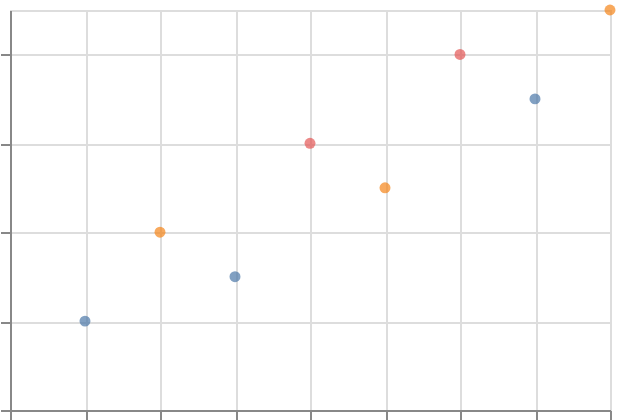

The specification (Vega-Lite) saved for this image:
### Vega-Lite specification from a JSON file in a GitHub repository (floating-point values rounded to 4 significant figures)
{"$schema": "https://vega.github.io/schema/vega-lite/v6.json", "padding": 5, "autosize": "none", "width": 300, "height": 200, "data": {"name": "table", "values": [{"c": "A", "g": "p", "x": 1, "y": 2, "v": 5, "t": "2024-01-15", "o": {"v": 3}, "IMDB Rating": 6.1, "d": "x1"}, {"c": "B", "g": "q", "x": 2, "y": 4, "v": 9, "t": "2024-02-20", "o": {"v": 7}, "IMDB Rating": 7.4, "d": "x2"}, {"c": "A", "g": "q", "x": 3, "y": 3, "v": 2, "t": "2024-03-05", "o": {"v": 1}, "IMDB Rating": 5.2, "d": "x1"}, {"c": "C", "g": "p", "x": 4, "y": 6, "v": 7, "t": "2024-05-30", "o": {"v": 4}, "IMDB Rating": 8.8, "d": "x3"}, {"c": "B", "g": "p", "x": 5, "y": 5, "v": 4, "t": "2024-07-11", "o": {"v": 9}, "IMDB Rating": 6.9, "d": "x2"}, {"c": "C", "g": "q", "x": 6, "y": 8, "v": 6, "t": "2024-09-02", "o": {"v": 2}, "IMDB Rating": 7.7, "d": "x3"}, {"c": "A", "g": "p", "x": 7, "y": 7, "v": 8, "t": "2024-11-25", "o": {"v": 5}, "IMDB Rating": 4.4, "d": "x1"}, {"c": "B", "g": "q", "x": 8, "y": 9, "v": 3, "t": "2024-12-31", "o": {"v": 8}, "IMDB Rating": 9.1, "d": "x2"}]}, "mark": {"type": "point", "tooltip": true, "filled": true}, "encoding": {"x": {"field": "x", "type": "quantitative"}, "y": {"field": "y", "type": "quantitative"}, "color": {"field": "c", "type": "nominal"}}}
